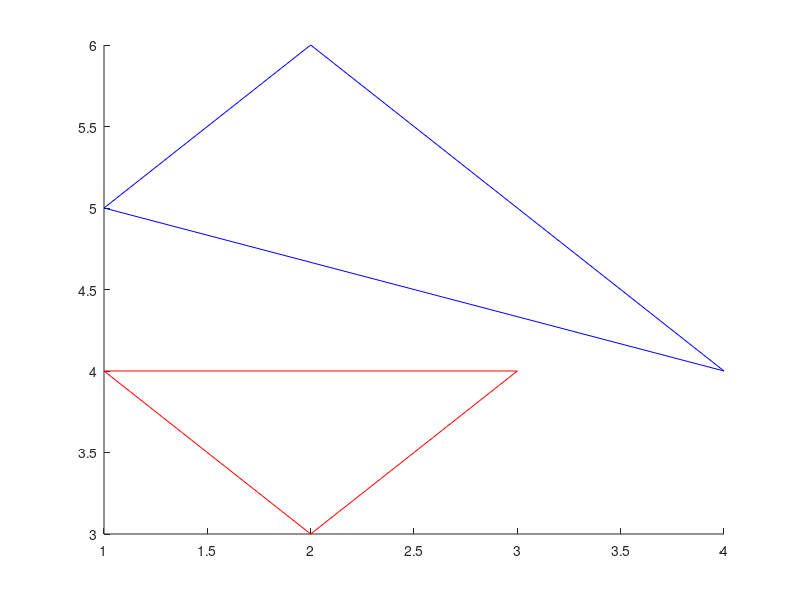

MATLAB code for this plot: (Note: this script raises an error after producing the figure.)
x1 = [1,2,3]; 
y1 = [4,3,4];
P1 = [x1;y1]';

x2 = [1,4,2];
y2 = [5,4,6];
P2 = [x2;y2]';

line([P1(:,1)' P1(1,1)],[P1(:,2)' P1(1,2)],'Color','r')
line([P2(:,1)' P2(1,1)],[P2(:,2)' P2(1,2)],'Color','b')

flag = triangle_intersection(P1,P2);
if flag == 1
    disp("Intersection")
else
    disp("No Intersection")
end
